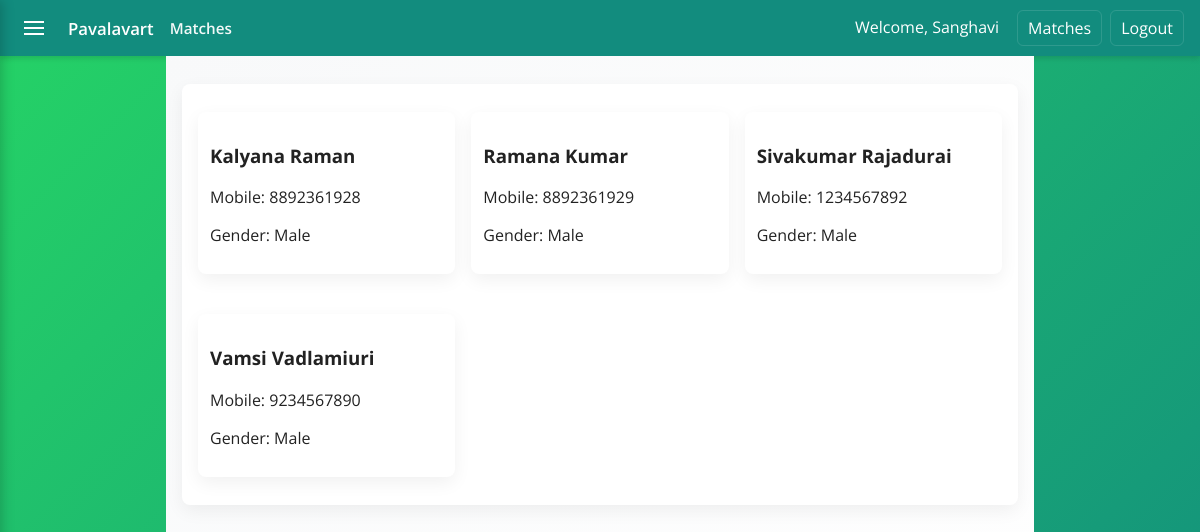
The app's page /matches/ (signed in) with its own data.
### alliance/models.py (models this page shows, shortened)
class MemberProfile(models.Model):
    GENDER_CHOICES = [
        ('M', 'Male'),
        ('F', 'Female'),
        ('O', 'Other'),
    ]
    user = models.OneToOneField(User, on_delete=models.CASCADE, related_name='profile')
    mobile = models.CharField(max_length=15, unique=True)
    gender = models.CharField(max_length=1, choices=GENDER_CHOICES, default='O')
    created_at = models.DateTimeField(auto_now_add=True)

### alliance/views.py (the view)
# urls.py: path('matches/', views.matches, name='matches'),
@login_required
def matches(request):
    try:
        profile = request.user.profile
        my_gender = profile.gender
    except MemberProfile.DoesNotExist:
        my_gender = None
    if my_gender == 'M':
        target_gender = 'F'
    elif my_gender == 'F':
        target_gender = 'M'
    else:
        target_gender = None
    def is_profile_complete(p: MemberProfile):
        try:
            fd = p.family_detail
            bd = p.birth_detail
            pd = p.professional_detail
        except (FamilyDetail.DoesNotExist, BirthDetail.DoesNotExist, ProfessionalDetail.DoesNotExist):
            return False
        family_filled = any([fd.father_name, fd.mother_name, fd.siblings, fd.caste_id, fd.koottam_id, fd.kula_deity])
        birth_filled = any([bd.date_of_birth, bd.time_of_birth, bd.place_of_birth, bd.rasi_id, bd.star_id])
        prof_filled = any([pd.education_id, pd.profession_id, pd.monthly_income])
        return family_filled and birth_filled and prof_filled
    try:
        me_profile = request.user.profile
        me_complete = is_profile_complete(me_profile)
    except MemberProfile.DoesNotExist:
        me_profile = None
        me_complete = False
    qs = MemberProfile.objects.exclude(user=request.user)
    if target_gender:
        qs = qs.filter(gender=target_gender)
    profiles = [p for p in qs if is_profile_complete(p)]
    return render(request, 'main/matches.html', {'profiles': profiles, 'me_complete': me_complete})

### alliance/templates/main/matches.html (shortened to what this page needs)
{% extends 'main/base.html' %}
{% block page_title %}Matches{% endblock %}
{% block content %}
<div class="container matches-body">
    <div class="card">
        <div class="profile-grid">
            {% if profiles %}
                {% for p in profiles %}
                <a href="{% url 'profile_detail' p.pk %}" class="card profile profile-link" style="text-decoration:none; color:inherit; display:block">
                    <h3>{{ p.user.first_name }} {{ p.user.last_name }}</h3>
                    <p>Mobile: {{ p.mobile }}</p>
                    <p>Gender: {{ p.get_gender_display }}</p>
                </a>
                {% endfor %}
            {% else %}
                <div class="card">No matching profiles found.</div>
            {% endif %}
        </div>
    </div>
</div>
{% endblock %}

### alliance/templates/main/base.html (shortened to what this page needs)
<!DOCTYPE html>
<html lang="en">
<head>
</head>
<body>
    <header class="app-bar">
        <div class="left">
            {% if request.user.is_authenticated %}
                <button id="hamburgerBtn" class="hamburger" aria-label="Open menu">
                    <span class="bar"></span>
                </button>
            {% endif %}
            <a href="{% url 'home' %}" class="app-title" style="color:#fff; text-decoration:none">Pavalavart</a>
            <div class="page-title">{% block page_title %}{% endblock %}</div>
        </div>
        <nav class="nav-links">
            {% if request.user.is_authenticated %}
                <span style="display:inline-block; padding:6px 10px">Welcome, {{ request.user.first_name }}</span>
                <a href="{% url 'matches' %}">Matches</a>
                <a href="{% url 'logout' %}">Logout</a>
            {% else %}
                <a href="{% url 'login' %}">Login</a>
                <a href="{% url 'register' %}">Register</a>
            {% endif %}
        </nav>
    </header>
    <main class="container">
        {% block content %}{% endblock %}
    </main>
</body>
</html>

### alliance/templates/main/base.html (style rules this page uses)
html { box-sizing: border-box; }
*, *:before, *:after { box-sizing: inherit; }
body { margin:0; font-family: 'Open Sans', Arial, sans-serif; background: linear-gradient(135deg,#25d366 0%,#128c7e 100%); min-height:100vh; color:#222 }
.app-bar { background: #128c7e; color: #fff; height:56px; display:flex; align-items:center; justify-content:space-between; padding:0 1rem; box-shadow: 0 2px 6px rgba(0,0,0,0.15); }
.app-bar .left { display:flex; align-items:center; gap:1rem }
.app-title { font-weight:600; font-size:1.05rem }
.page-title { font-weight:600; font-size:0.95rem; opacity:0.95 }
.nav-links { display:flex; gap:0.5rem }
.nav-links a { color:#fff; text-decoration:none; padding:6px 10px; border-radius:6px; border:1px solid rgba(255,255,255,0.12) }
.container { max-width:900px; margin:1.25rem auto; padding:0 1rem }
.card { background:#fff; border-radius:10px; padding:1rem; box-shadow:0 6px 18px rgba(0,0,0,0.06) }
.hamburger { width:36px; height:36px; display:flex; align-items:center; justify-content:center; cursor:pointer; border-radius:6px; background:transparent; border:none; color:#fff }
.hamburger .bar { width:20px; height:2px; background:#fff; display:block; position:relative }
.hamburger .bar:before, .hamburger .bar:after { content:''; position:absolute; left:0; right:0; height:2px; background:#fff }
.hamburger .bar:before { top:-6px }
.hamburger .bar:after { top:6px }

### alliance/templates/main/matches.html (style rules this page uses)
.matches-body { font-family: 'Open Sans', Arial, sans-serif; margin:0; padding:1rem; background: linear-gradient(135deg,#f8f9fa 0%,#fff 100%); min-height:100vh }
.container { max-width:900px; margin:0 auto }
.card { background:#fff; padding:1rem; border-radius:8px; box-shadow:0 6px 18px rgba(0,0,0,0.06); margin:0.75rem 0 }
.profile-grid { display:grid; grid-template-columns: repeat(auto-fill,minmax(220px,1fr)); gap:1rem }
.profile { padding:0.75rem }

### records on screen
MemberProfile: user.first_name "Kalyana", user.last_name "Raman", mobile "8892361928", gender "Male"
MemberProfile: user.first_name "Ramana", user.last_name "Kumar", mobile "8892361929", gender "Male"
MemberProfile: user.first_name "Sivakumar", user.last_name "Rajadurai", mobile "1234567892", gender "Male"
MemberProfile: user.first_name "Vamsi", user.last_name "Vadlamiuri", mobile "9234567890", gender "Male"

### other values on screen
{{ request.user.first_name }} "Sanghavi"
